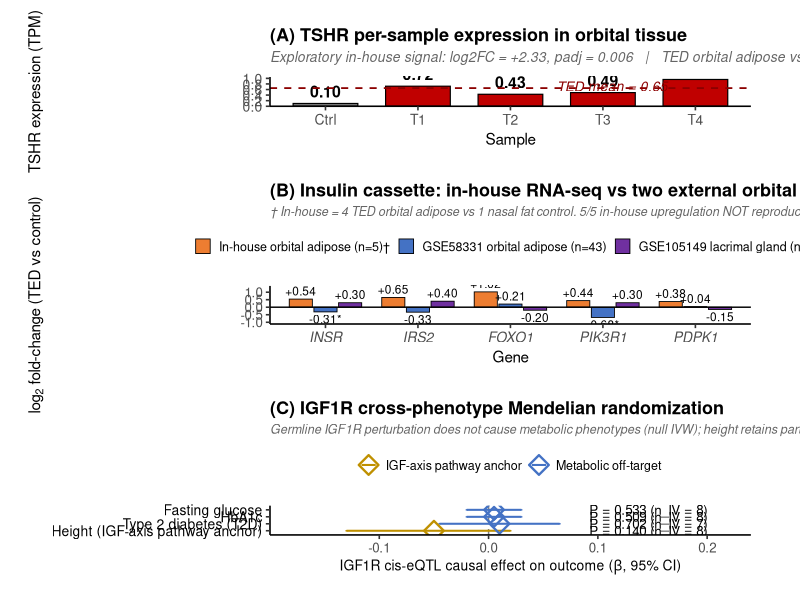

Write R code to recreate this figure.
# ============================================================
# Figure 3 v6.1 — Three-panel vertical stack (TED-TRAP v4.5)
# v6.1 changes (FROM v6):
#  - Panel A: y-axis 범위 1.15 → 1.05 (막대 위 빈 공간 축소)
#  - Panel A: bar width 0.55 → 0.7 (더 두꺼운 막대로 가독성 향상)
#  → "TSHR expression (TPM)" 축 라벨이 막대 차트와 가깝게
# ============================================================

library(ggplot2)
library(patchwork)
library(dplyr)
library(scales)

# ============================================================
# PANEL A — TSHR per-sample TPM
# ★ v6: annotation → subtitle (plot 내부 텍스트 제거)
# ============================================================

panel_a_data <- data.frame(
  sample = factor(c("Ctrl", "T1", "T2", "T3", "T4"),
                  levels = c("Ctrl", "T1", "T2", "T3", "T4")),
  TPM    = c(0.10, 0.72, 0.43, 0.49, 0.96),
  group  = c("Control", "TED", "TED", "TED", "TED")
)

ted_mean <- mean(panel_a_data$TPM[panel_a_data$group == "TED"])

p_a <- ggplot(panel_a_data, aes(x = sample, y = TPM, fill = group)) +
  geom_col(color = "black", linewidth = 0.4, width = 0.7) +
  geom_text(aes(label = sprintf("%.2f", TPM)),
            vjust = -0.5, size = 4, fontface = "bold") +
  geom_hline(yintercept = ted_mean, linetype = "dashed",
             color = "darkred", linewidth = 0.6) +
  annotate("text", x = 4.7, y = ted_mean + 0.06,
           label = sprintf("TED mean = %.2f", ted_mean),
           color = "darkred", size = 3.5, fontface = "italic", hjust = 1) +
  scale_fill_manual(values = c("Control" = "#808080", "TED" = "#C00000"),
                    guide = "none") +
  # ★ v6.1: y-axis 범위 축소 (1.15 → 1.05) → 막대 위 빈 공간 줄임
  scale_y_continuous(limits = c(0, 1.05), expand = c(0, 0),
                     breaks = seq(0, 1.0, 0.2)) +
  # ★ v6: 모든 정보를 title/subtitle로 (plot 내부 annotation 없음)
  labs(title    = "(A) TSHR per-sample expression in orbital tissue",
       subtitle = "Exploratory in-house signal: log2FC = +2.33, padj = 0.006   |   TED orbital adipose vs nasal fat control",
       x = "Sample",
       y = "TSHR expression (TPM)") +
  theme_classic(base_size = 12) +
  theme(plot.title    = element_text(face = "bold", size = 13, hjust = 0,
                                     margin = margin(b = 4)),
        plot.subtitle = element_text(face = "italic", size = 10,
                                     color = "gray40", hjust = 0,
                                     margin = margin(b = 8)),
        axis.title    = element_text(size = 11),
        axis.text     = element_text(size = 10),
        plot.margin   = margin(15, 30, 10, 15))

# ============================================================
# PANEL B — Insulin cassette 3-cohort
# ============================================================

panel_b_data <- data.frame(
  Gene = factor(rep(c("INSR", "IRS2", "FOXO1", "PIK3R1", "PDPK1"), 3),
                levels = c("INSR", "IRS2", "FOXO1", "PIK3R1", "PDPK1")),
  Cohort = factor(rep(c("In-house orbital adipose (n=5)\u2020",
                        "GSE58331 orbital adipose (n=43)",
                        "GSE105149 lacrimal gland (n=11)"), each = 5),
                  levels = c("In-house orbital adipose (n=5)\u2020",
                             "GSE58331 orbital adipose (n=43)",
                             "GSE105149 lacrimal gland (n=11)")),
  log2FC = c(
    +0.54, +0.65, +1.02, +0.44, +0.38,
    -0.31, -0.33, +0.21, -0.68, +0.04,
    +0.30, +0.40, -0.20, +0.30, -0.15
  ),
  is_significant = c(
    rep(FALSE, 5),
    TRUE, FALSE, FALSE, TRUE, FALSE,
    rep(FALSE, 5)
  )
)

panel_b_data$label <- sprintf("%+.2f%s",
                              panel_b_data$log2FC,
                              ifelse(panel_b_data$is_significant, "*", ""))

panel_b_subtitle <- paste0(
  "\u2020 In-house = 4 TED orbital adipose vs 1 nasal fat control. ",
  "5/5 in-house upregulation NOT reproduced in GSE58331; ",
  "INSR, IRS2, PIK3R1 directionally opposite. *P < 0.05 (limma)."
)

p_b <- ggplot(panel_b_data, aes(x = Gene, y = log2FC, fill = Cohort)) +
  geom_col(position = position_dodge(width = 0.8),
           width = 0.75, color = "black", linewidth = 0.3) +
  geom_text(aes(label = label,
                vjust = ifelse(log2FC >= 0, -0.4, 1.3)),
            position = position_dodge(width = 0.8),
            size = 3.0) +
  geom_hline(yintercept = 0, color = "black", linewidth = 0.5) +
  scale_fill_manual(values = c(
    "In-house orbital adipose (n=5)\u2020"  = "#ED7D31",
    "GSE58331 orbital adipose (n=43)"        = "#4472C4",
    "GSE105149 lacrimal gland (n=11)"        = "#7030A0"
  )) +
  scale_y_continuous(limits = c(-1.0, 1.3), breaks = seq(-1.0, 1.2, 0.5)) +
  labs(title    = "(B) Insulin cassette: in-house RNA-seq vs two external orbital cohorts",
       subtitle = panel_b_subtitle,
       x        = "Gene",
       y        = expression(log[2]~"fold-change (TED vs control)"),
       fill     = NULL) +
  theme_classic(base_size = 12) +
  theme(plot.title    = element_text(face = "bold", size = 13, hjust = 0,
                                     margin = margin(b = 4)),
        plot.subtitle = element_text(face = "italic", size = 9,
                                     color = "gray40", lineheight = 1.2,
                                     hjust = 0,
                                     margin = margin(b = 8)),
        axis.text.x   = element_text(face = "italic", size = 10),
        axis.title    = element_text(size = 11),
        legend.position    = "top",
        legend.text        = element_text(size = 9),
        legend.title       = element_blank(),
        legend.key.size    = unit(0.4, "cm"),
        legend.box.margin  = margin(t = 0, b = 5),
        plot.margin       = margin(15, 30, 10, 15))

# ============================================================
# PANEL C — IGF1R cross-phenotype MR
# ============================================================

panel_c_data <- data.frame(
  outcome = factor(c("Fasting glucose",
                     "HbA1c",
                     "Type 2 diabetes (T2D)",
                     "Height (IGF-axis pathway anchor)"),
                   levels = c("Height (IGF-axis pathway anchor)",
                              "Type 2 diabetes (T2D)",
                              "HbA1c",
                              "Fasting glucose")),
  beta    = c(0.005, 0.005, 0.010, -0.050),
  ci_low  = c(-0.020, -0.020, -0.045, -0.130),
  ci_high = c(0.030, 0.030, 0.065, 0.020),
  pvalue  = c(0.533, 0.509, 0.702, 0.140),
  n_iv    = c(8, 8, 7, 8),
  category = c("Metabolic off-target", "Metabolic off-target",
               "Metabolic off-target", "IGF-axis pathway anchor")
)

panel_c_data$label_p <- sprintf("P = %.3f (n_IV = %d)",
                                panel_c_data$pvalue,
                                panel_c_data$n_iv)

p_c <- ggplot(panel_c_data, aes(x = beta, y = outcome, color = category)) +
  geom_vline(xintercept = 0, linetype = "dashed",
             color = "gray50", linewidth = 0.5) +
  geom_errorbarh(aes(xmin = ci_low, xmax = ci_high),
                 height = 0.2, linewidth = 0.7) +
  geom_point(aes(shape = category), size = 4.5, fill = NA, stroke = 1.2) +
  geom_text(aes(x = 0.20, label = label_p), color = "black",
            size = 3.4, hjust = 1) +
  annotate("text", x = 0.20, y = "Height (IGF-axis pathway anchor)",
           label = "WM P = 0.019 (anchor)", hjust = 1,
           vjust = 2.2, color = "#BF9000", size = 3.2,
           fontface = "italic") +
  scale_color_manual(values = c(
    "Metabolic off-target"     = "#4472C4",
    "IGF-axis pathway anchor"  = "#BF9000"
  )) +
  scale_shape_manual(values = c(
    "Metabolic off-target"     = 23,
    "IGF-axis pathway anchor"  = 23
  )) +
  scale_x_continuous(limits = c(-0.18, 0.22),
                     breaks = c(-0.1, 0, 0.1, 0.2)) +
  labs(title    = "(C) IGF1R cross-phenotype Mendelian randomization",
       subtitle = "Germline IGF1R perturbation does not cause metabolic phenotypes (null IVW); height retains partial pathway-level activity",
       x        = expression(paste("IGF1R cis-eQTL causal effect on outcome (", beta, ", 95% CI)")),
       y        = NULL,
       color    = NULL, shape = NULL) +
  theme_classic(base_size = 12) +
  theme(plot.title    = element_text(face = "bold", size = 13, hjust = 0,
                                     margin = margin(b = 4)),
        plot.subtitle = element_text(face = "italic", size = 9,
                                     color = "gray40", lineheight = 1.2,
                                     hjust = 0,
                                     margin = margin(b = 8)),
        axis.text.y   = element_text(size = 10, color = "black"),
        axis.title.x  = element_text(size = 10),
        legend.position    = "top",
        legend.text        = element_text(size = 9),
        legend.key.size    = unit(0.4, "cm"),
        legend.box.margin  = margin(t = 0, b = 5),
        plot.margin       = margin(15, 30, 10, 15))

# ============================================================
# Vertical stack — 모든 panel 전체 너비 사용
# ============================================================

# ★ v6: A → B → C vertical stack
final_plot <- p_a / p_b / p_c +
  plot_layout(heights = c(1.0, 1.3, 1.0))

# 9 x 14 inches @ 500 DPI = 4500 x 7000 = 31.5 MP < 40 MP ✅
ggsave(
  filename = "Figure3.png",
  plot     = final_plot,
  width    = 9, height = 14, units = "in",
  dpi      = 500,
  bg       = "white"
)

cat("Figure 3 v6 saved.\n")
cat("Layout: VERTICAL STACK (A / B / C)\n")
cat("- Panel A: full width, annotation moved to subtitle\n")
cat("- Panel B: full width, subtitle on single line\n")
cat("- Panel C: full width\n")
cat("Dimensions: 9 x 14 in @ 500 DPI = 4500 x 7000 px = 31.5 MP\n")
cat("All titles/subtitles LEFT-aligned (hjust=0)\n")
